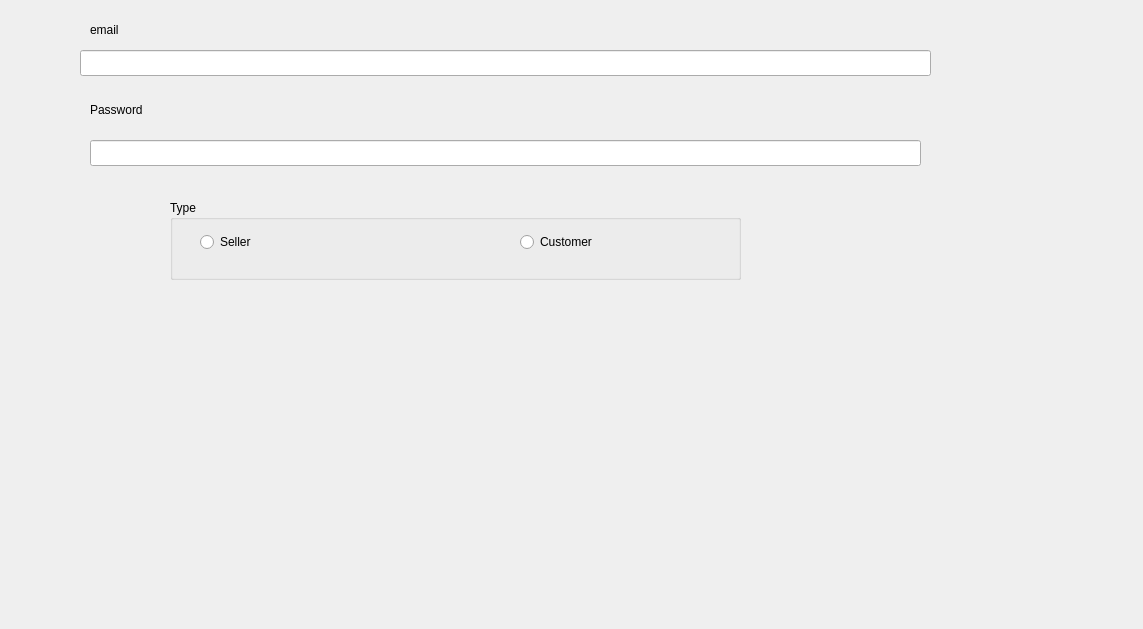
<?xml version="1.0" encoding="UTF-8"?>
<ui version="4.0">
 <class>userpassword</class>
 <widget class="QDialog" name="userpassword">
  <property name="geometry">
   <rect>
    <x>0</x>
    <y>0</y>
    <width>1143</width>
    <height>629</height>
   </rect>
  </property>
  <property name="windowTitle">
   <string>Dialog</string>
  </property>
  <widget class="QLabel" name="label">
   <property name="geometry">
    <rect>
     <x>90</x>
     <y>20</y>
     <width>63</width>
     <height>20</height>
    </rect>
   </property>
   <property name="text">
    <string>email</string>
   </property>
  </widget>
  <widget class="QLabel" name="label_2">
   <property name="geometry">
    <rect>
     <x>90</x>
     <y>100</y>
     <width>63</width>
     <height>20</height>
    </rect>
   </property>
   <property name="text">
    <string>Password</string>
   </property>
  </widget>
  <widget class="QLineEdit" name="email">
   <property name="geometry">
    <rect>
     <x>80</x>
     <y>50</y>
     <width>851</width>
     <height>26</height>
    </rect>
   </property>
  </widget>
  <widget class="QLineEdit" name="password">
   <property name="geometry">
    <rect>
     <x>90</x>
     <y>140</y>
     <width>831</width>
     <height>26</height>
    </rect>
   </property>
   <property name="echoMode">
    <enum>QLineEdit::Password</enum>
   </property>
  </widget>
  <widget class="QGroupBox" name="groupBox">
   <property name="geometry">
    <rect>
     <x>170</x>
     <y>200</y>
     <width>571</width>
     <height>80</height>
    </rect>
   </property>
   <property name="title">
    <string>Type</string>
   </property>
   <widget class="QRadioButton" name="radioButton">
    <property name="geometry">
     <rect>
      <x>30</x>
      <y>30</y>
      <width>110</width>
      <height>24</height>
     </rect>
    </property>
    <property name="text">
     <string>Seller</string>
    </property>
   </widget>
   <widget class="QRadioButton" name="radioButton_2">
    <property name="geometry">
     <rect>
      <x>350</x>
      <y>30</y>
      <width>110</width>
      <height>24</height>
     </rect>
    </property>
    <property name="text">
     <string>Customer</string>
    </property>
   </widget>
  </widget>
 </widget>
 <resources/>
 <connections/>
</ui>
